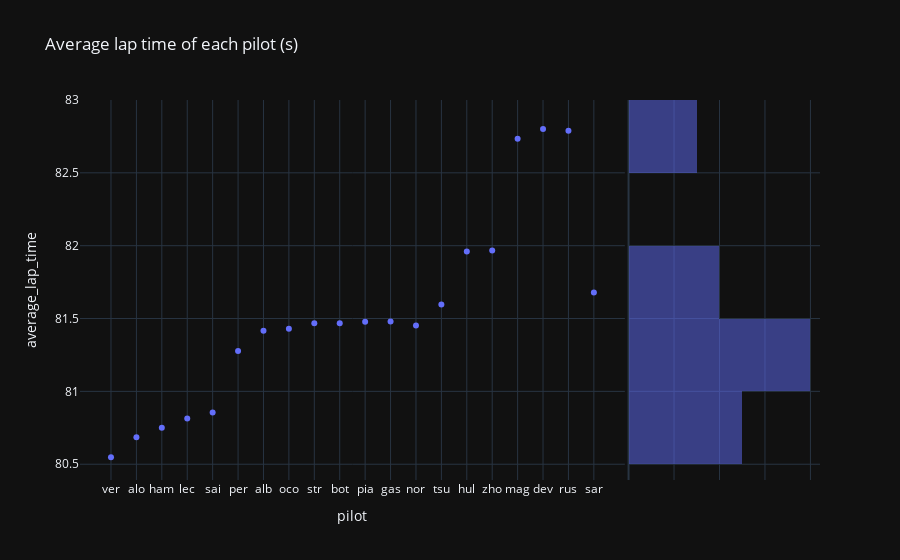

Notebook code cell kept with this figure:
### Code cell
px.scatter(last_gp, x="pilot", y="average_lap_time", title="Average lap time of each pilot (s)", marginal_y="histogram", template="plotly_dark")

### Figure 1 — Plotly figure (JSON) as saved in the notebook; plotly's stock layout.template omitted (floating-point values rounded to 4 significant figures)
{"data": [{"hovertemplate": "pilot=%{x}<br>average_lap_time=%{y}<extra></extra>", "legendgroup": "", "marker": {"color": "#636efa", "symbol": "circle"}, "mode": "markers", "name": "", "orientation": "v", "showlegend": false, "type": "scatter", "x": ["ver", "alo", "ham", "lec", "sai", "per", "alb", "oco", "str", "bot", "pia", "gas", "nor", "tsu", "hul", "zho", "mag", "dev", "rus", "sar"], "xaxis": "x", "y": [80.55, 80.68, 80.75, 80.81, 80.86, 81.28, 81.42, 81.43, 81.47, 81.47, 81.48, 81.48, 81.45, 81.6, 81.96, 81.97, 82.73, 82.8, 82.79, 81.68], "yaxis": "y"}, {"alignmentgroup": "True", "bingroup": "y", "hovertemplate": "average_lap_time=%{y}<br>count=%{x}<extra></extra>", "legendgroup": "", "marker": {"color": "#636efa"}, "name": "", "offsetgroup": "", "opacity": 0.5, "showlegend": false, "type": "histogram", "xaxis": "x2", "y": [80.55, 80.68, 80.75, 80.81, 80.86, 81.28, 81.42, 81.43, 81.47, 81.47, 81.48, 81.48, 81.45, 81.6, 81.96, 81.97, 82.73, 82.8, 82.79, 81.68], "yaxis": "y2"}], "layout": {"barmode": "overlay", "legend": {"tracegroupgap": 0}, "title": {"text": "Average lap time of each pilot (s)"}, "xaxis": {"anchor": "y", "domain": [0, 0.7363], "title": {"text": "pilot"}}, "xaxis2": {"anchor": "y2", "domain": [0.7413, 1], "matches": "x2", "showgrid": true, "showline": false, "showticklabels": false, "ticks": ""}, "yaxis": {"anchor": "x", "domain": [0, 1], "title": {"text": "average_lap_time"}}, "yaxis2": {"anchor": "x2", "domain": [0, 1], "matches": "y", "showgrid": true, "showticklabels": false}}}
